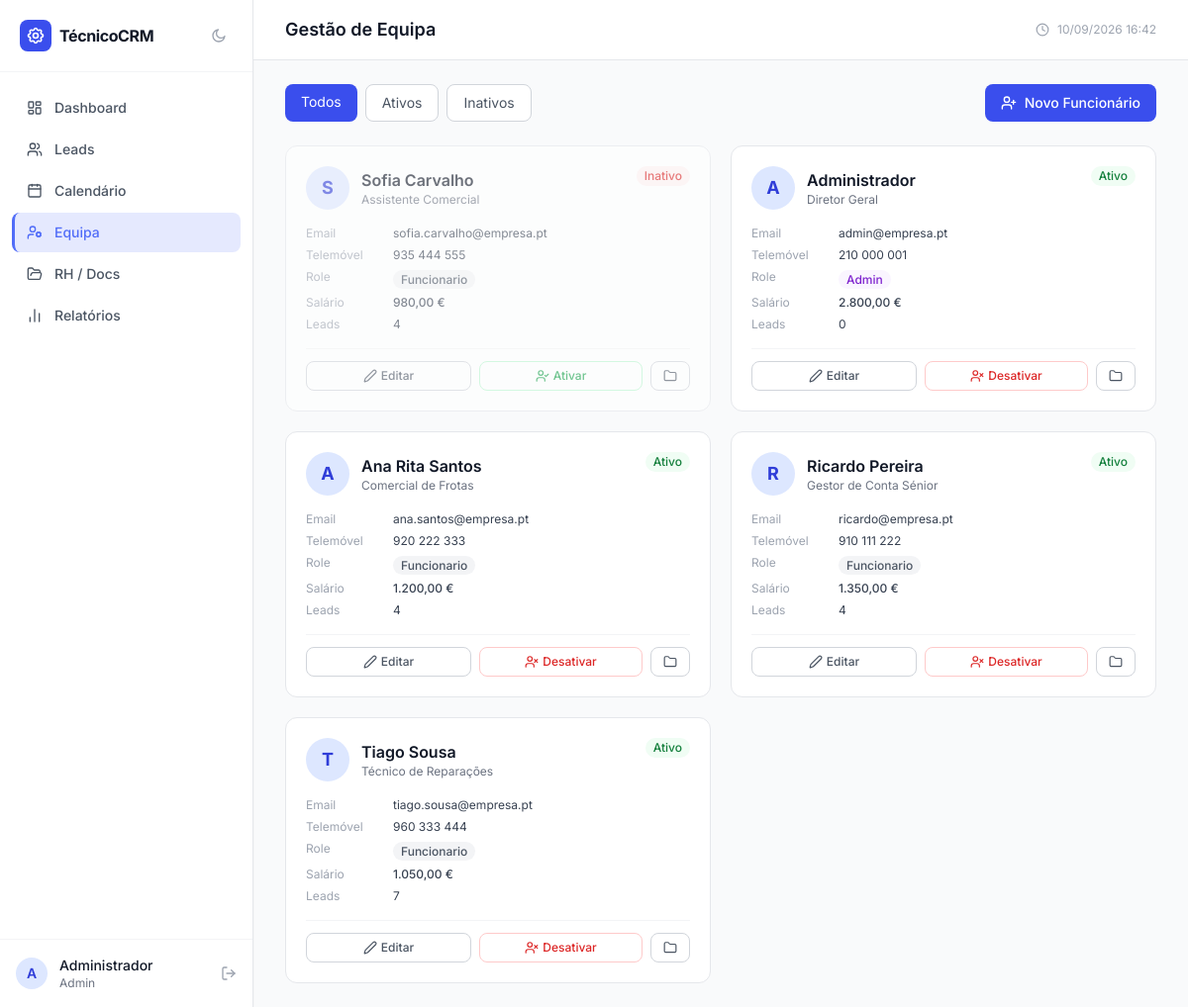
The page /funcionarios.php (signed in) on the database as committed earlier.
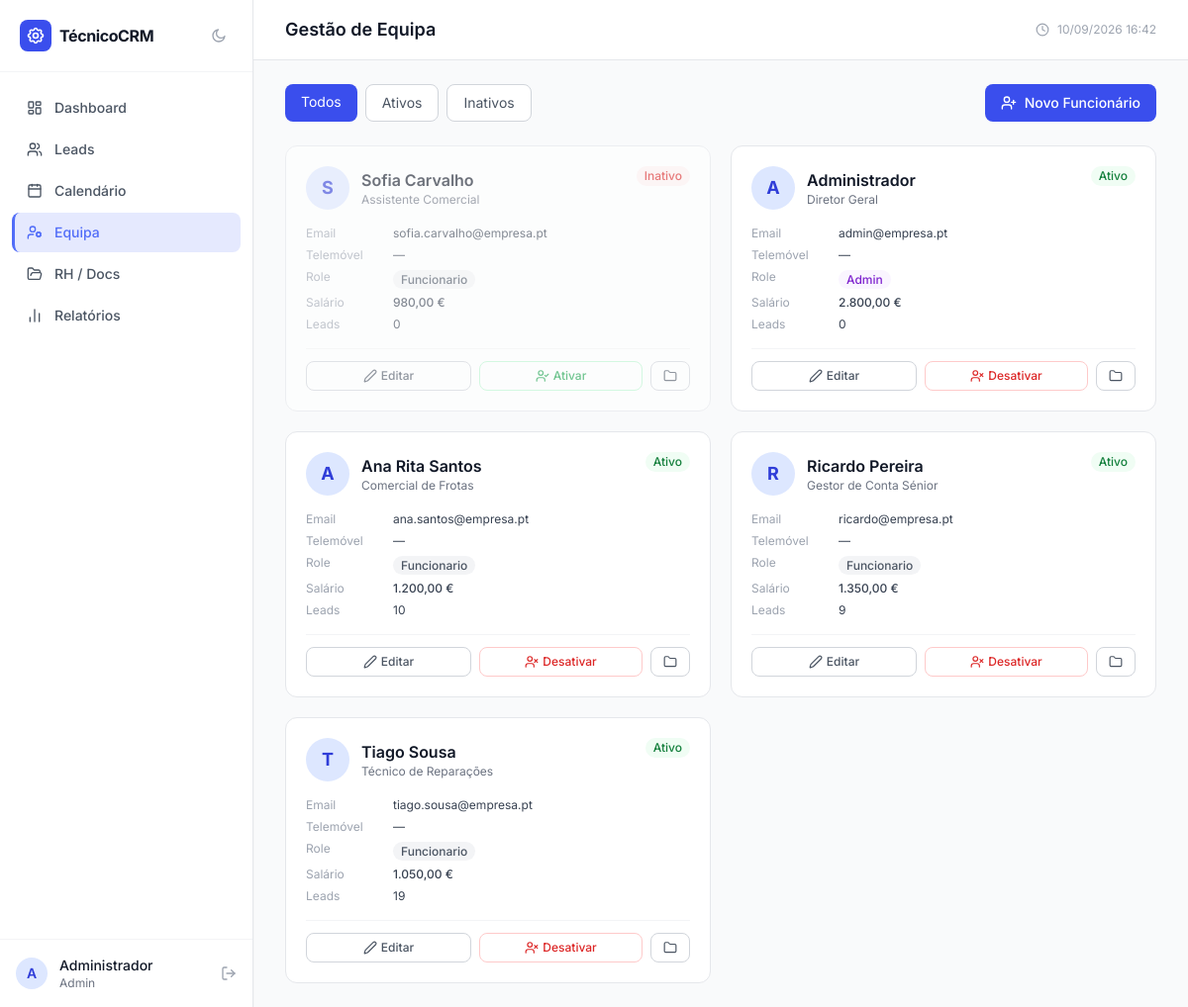
The same page on the database as committed later.
### tables this page shows
CREATE TABLE `utilizadores` (
  `id` int(10) UNSIGNED NOT NULL,
  `nome` varchar(150) NOT NULL,
  `email` varchar(150) NOT NULL,
  `password` varchar(255) NOT NULL,
  `telefone` varchar(20) DEFAULT NULL,
  `cc` varchar(20) DEFAULT NULL,
  `nif` varchar(20) DEFAULT NULL,
  `morada` text DEFAULT NULL,
  `cargo` varchar(100) DEFAULT NULL,
  `salario_base` decimal(10,2) DEFAULT 0.00,
  `estado` enum('ativo','inativo') NOT NULL DEFAULT 'ativo',
  `role` enum('admin','funcionario') NOT NULL DEFAULT 'funcionario',
  `created_at` datetime NOT NULL DEFAULT current_timestamp()
);

### config.php (called while the page is built, shortened)
<?php
function h(string $string): string
{
    return htmlspecialchars($string, ENT_QUOTES | ENT_HTML5, 'UTF-8');
}

### funcionarios.php (the view, shortened to what this page needs)
<?php
require_once __DIR__ . '/config.php';
$pdo       = getDB();
$pageTitle = 'Gestão de Equipa';
$filtroEstado = $_GET['estado'] ?? '';
$where  = $filtroEstado ? 'WHERE estado=:est' : '';
$params = $filtroEstado ? [':est'=>$filtroEstado] : [];
$stmt = $pdo->prepare(
    "SELECT u.*, (SELECT COUNT(*) FROM leads l WHERE l.criado_por=u.id) AS total_leads
       FROM utilizadores u {$where} ORDER BY u.estado DESC, u.nome ASC"
);
$stmt->execute($params);
$funcionarios = $stmt->fetchAll();
include __DIR__ . '/includes/header.php';
?>
<div class="flex flex-col sm:flex-row gap-4 mb-6">
    <div class="flex gap-2 flex-wrap">
        <?php foreach ([''=> 'Todos','ativo'=>'Ativos','inativo'=>'Inativos'] as $val=>$label): ?>
        <a href="funcionarios.php<?= $val ? '?estado='.$val : '' ?>"
           class="px-4 py-2 text-sm rounded-lg transition
                  <?= $filtroEstado===$val
                      ? 'bg-brand-600 text-white'
                      : 'bg-white dark:bg-gray-800 border border-gray-300 dark:border-gray-700 text-gray-600 dark:text-gray-300 hover:bg-gray-50 dark:hover:bg-gray-700' ?>">
            <?= $label ?>
        </a>
        <?php endforeach; ?>
    </div>
    <button onclick="abrirModalFunc()"
            class="ml-auto flex items-center gap-2 px-4 py-2
                   bg-brand-600 hover:bg-brand-700 text-white text-sm font-medium rounded-lg transition">
        <i data-lucide="user-plus" class="w-4 h-4"></i> Novo Funcionário
    </button>
</div>
<div class="grid grid-cols-1 md:grid-cols-2 xl:grid-cols-3 gap-5">
<?php foreach ($funcionarios as $func): ?>
<div class="bg-white dark:bg-gray-900
            rounded-xl border border-gray-200 dark:border-gray-800
            p-5 hover:shadow-sm transition
            <?= $func['estado']==='inativo' ? 'opacity-60' : '' ?>">
    <div class="flex items-start justify-between mb-4">
        <div class="flex items-center gap-3">
            <div class="w-11 h-11 rounded-full flex-shrink-0 flex items-center justify-center
                        bg-brand-100 dark:bg-brand-900
                        text-brand-700 dark:text-brand-300 font-bold text-lg">
                <?= strtoupper(substr($func['nome'],0,1)) ?>
            </div>
            <div>
                <p class="font-semibold text-gray-900 dark:text-white"><?= h($func['nome']) ?></p>
                <p class="text-xs text-gray-500 dark:text-gray-400"><?= h($func['cargo'] ?: 'Sem cargo') ?></p>
            </div>
        </div>
        <span class="text-xs font-medium px-2 py-0.5 rounded-full
                     <?= $func['estado']==='ativo'
                         ? 'bg-green-50 dark:bg-green-950 text-green-700 dark:text-green-300'
                         : 'bg-red-50 dark:bg-red-950 text-red-600 dark:text-red-400' ?>">
            <?= ucfirst($func['estado']) ?>
        </span>
    </div>
    <dl class="space-y-1.5 text-sm mb-4">
        <?php foreach(['Email'=>'email','Telemóvel'=>'telefone'] as $l=>$k): ?>
        <div class="flex gap-2">
            <dt class="text-gray-400 dark:text-gray-500 w-20 flex-shrink-0 text-xs"><?= $l ?></dt>
            <dd class="text-gray-700 dark:text-gray-200 truncate text-xs"><?= h($func[$k]?:'—') ?></dd>
        </div>
        <?php endforeach; ?>
        <div class="flex gap-2">
            <dt class="text-gray-400 dark:text-gray-500 w-20 flex-shrink-0 text-xs">Role</dt>
            <dd>
                <span class="text-xs font-medium px-2 py-0.5 rounded-full
                             <?= $func['role']==='admin'
                                 ? 'bg-purple-50 dark:bg-purple-950 text-purple-700 dark:text-purple-300'
                                 : 'bg-gray-100 dark:bg-gray-800 text-gray-600 dark:text-gray-300' ?>">
                    <?= ucfirst($func['role']) ?>
                </span>
            </dd>
        </div>
        <div class="flex gap-2">
            <dt class="text-gray-400 dark:text-gray-500 w-20 flex-shrink-0 text-xs">Salário</dt>
            <dd class="text-gray-700 dark:text-gray-200 font-medium text-xs">
                <?= number_format($func['salario_base'],2,',','.') ?> €
            </dd>
        </div>
        <div class="flex gap-2">
            <dt class="text-gray-400 dark:text-gray-500 w-20 flex-shrink-0 text-xs">Leads</dt>
            <dd class="text-gray-700 dark:text-gray-200 text-xs"><?= $func['total_leads'] ?></dd>
        </div>
    </dl>
    <div class="flex gap-2 pt-3 border-t border-gray-100 dark:border-gray-800">
        <button onclick="abrirModalFunc(<?= htmlspecialchars(json_encode($func),ENT_QUOTES) ?>)"
                class="flex-1 text-xs font-medium py-1.5 rounded-lg transition flex items-center justify-center gap-1
                       border border-gray-300 dark:border-gray-700
                       text-gray-600 dark:text-gray-300
                       hover:bg-gray-50 dark:hover:bg-gray-800">
            <i data-lucide="edit-2" class="w-3.5 h-3.5"></i> Editar
        </button>
        <form method="POST" action="funcionarios.php" class="flex-1"
              onsubmit="return confirm('Confirma alteração de estado?')">
            <button type="submit"
                    class="w-full text-xs font-medium py-1.5 rounded-lg transition flex items-center justify-center gap-1
                           <?= $func['estado']==='ativo'
                               ? 'border border-red-200 dark:border-red-800 text-red-600 dark:text-red-400 hover:bg-red-50 dark:hover:bg-red-950'
                               : 'border border-green-200 dark:border-green-800 text-green-600 dark:text-green-400 hover:bg-green-50 dark:hover:bg-green-950' ?>">
                <i data-lucide="<?= $func['estado']==='ativo' ? 'user-x' : 'user-check' ?>" class="w-3.5 h-3.5"></i>
                <?= $func['estado']==='ativo' ? 'Desativar' : 'Ativar' ?>
            </button>
        </form>
        <a href="rh.php?func_id=<?= $func['id'] ?>"
           class="px-3 py-1.5 text-xs font-medium rounded-lg transition flex items-center
                  border border-gray-300 dark:border-gray-700
                  text-gray-600 dark:text-gray-300
                  hover:bg-gray-50 dark:hover:bg-gray-800">
            <i data-lucide="folder" class="w-3.5 h-3.5"></i>
        </a>
    </div>
</div>
<?php endforeach; ?>
</div>
<?php include __DIR__ . '/includes/footer.php'; ?>

### header.php (shortened to what this page needs)
<?php
$pageTitle = $pageTitle ?? APP_NAME;
?>
<!DOCTYPE html>
<html lang="pt" class="h-full">
<head>
    <script src="https://cdn.tailwindcss.com"></script>
</head>
<body class="h-full bg-gray-50 dark:bg-gray-950 text-gray-800 dark:text-gray-100">
<div class="flex h-screen overflow-hidden">
    <aside class="w-64 bg-white dark:bg-gray-900 border-r border-gray-200 dark:border-gray-800 flex flex-col shadow-sm flex-shrink-0">
        <div class="flex items-center gap-2 px-5 py-5 border-b border-gray-100 dark:border-gray-800">
            <div class="w-8 h-8 rounded-lg bg-brand-600 flex items-center justify-center flex-shrink-0">
            </div>
            <span class="font-bold text-gray-900 dark:text-white text-base tracking-tight flex-1 truncate"><?= APP_NAME ?></span>
            <button id="btn-tema"
                    onclick="alternarTema()"
                    title="Alternar tema claro/escuro"
                    class="p-1.5 rounded-lg text-gray-400 hover:text-gray-700 dark:text-gray-500 dark:hover:text-gray-200 hover:bg-gray-100 dark:hover:bg-gray-800 transition flex-shrink-0">
                <svg id="icon-lua" class="w-4 h-4" fill="none" viewBox="0 0 24 24" stroke="currentColor" stroke-width="2">
                    <path stroke-linecap="round" stroke-linejoin="round"
                          d="M21 12.79A9 9 0 1111.21 3a7 7 0 109.79 9.79z"/>
                </svg>
            </button>
        </div>
        <nav class="flex-1 px-3 py-4 space-y-0.5 overflow-y-auto">
            <?php
            $currentPage = basename($_SERVER['PHP_SELF']);
            $menuItems = [
                ['href' => 'dashboard.php',  'label' => 'Dashboard',   'icon' => 'layout-dashboard', 'pages' => ['dashboard.php']],
                ['href' => 'leads.php',      'label' => 'Leads',       'icon' => 'users',             'pages' => ['leads.php']],
                ['href' => 'calendario.php', 'label' => 'Calendário',  'icon' => 'calendar',          'pages' => ['calendario.php']],
            ];
            if (hasRole('admin')) {
                $menuItems[] = ['href' => 'funcionarios.php', 'label' => 'Equipa',     'icon' => 'user-cog',    'pages' => ['funcionarios.php']];
                $menuItems[] = ['href' => 'rh.php',           'label' => 'RH / Docs',  'icon' => 'folder-open', 'pages' => ['rh.php']];
                $menuItems[] = ['href' => 'relatorios.php',   'label' => 'Relatórios', 'icon' => 'bar-chart-2', 'pages' => ['relatorios.php']];
            }
            foreach ($menuItems as $item):
                $active = in_array($currentPage, $item['pages']) ? 'active' : '';
            ?>
            <a href="<?= APP_URL ?>/<?= $item['href'] ?>"
               class="sidebar-link flex items-center gap-3 px-3 py-2.5 rounded-lg text-sm font-medium
                      text-gray-600 dark:text-gray-400
                      hover:bg-gray-50 dark:hover:bg-gray-800
                      hover:text-gray-900 dark:hover:text-white
                      transition-colors <?= $active ?>">
                <i data-lucide="<?= $item['icon'] ?>" class="w-4 h-4 flex-shrink-0"></i>
                <?= $item['label'] ?>
            </a>
            <?php endforeach; ?>
        </nav>
        <div class="px-4 py-4 border-t border-gray-100 dark:border-gray-800">
            <div class="flex items-center gap-3">
                <div class="w-8 h-8 rounded-full bg-brand-100 dark:bg-brand-900 flex items-center justify-center text-brand-700 dark:text-brand-300 font-semibold text-sm flex-shrink-0">
                    <?= strtoupper(substr($_SESSION['nome'] ?? 'U', 0, 1)) ?>
                </div>
                <div class="flex-1 min-w-0">
                    <p class="text-sm font-medium text-gray-900 dark:text-white truncate"><?= h($_SESSION['nome'] ?? '') ?></p>
                    <p class="text-xs text-gray-500 dark:text-gray-400 capitalize"><?= h($_SESSION['role'] ?? '') ?></p>
                </div>
                <a href="<?= APP_URL ?>/logout.php" title="Terminar sessão"
                   class="text-gray-400 hover:text-red-500 transition-colors">
                    <i data-lucide="log-out" class="w-4 h-4"></i>
                </a>
            </div>
        </div>
    </aside>
    <main class="flex-1 overflow-y-auto">
        <header class="bg-white dark:bg-gray-900 border-b border-gray-200 dark:border-gray-800 px-8 py-4 flex items-center justify-between sticky top-0 z-10">
            <h1 class="text-lg font-semibold text-gray-900 dark:text-white"><?= h($pageTitle) ?></h1>
            <div class="flex items-center gap-2 text-xs text-gray-400 dark:text-gray-500">
                <i data-lucide="clock" class="w-3.5 h-3.5"></i>
                <?= date('d/m/Y H:i') ?>
            </div>
        </header>
        <div class="px-8 py-6">

### footer.php (shortened to what this page needs)
        </div>
    </main>
</div>
</body>
</html>

### header.php (style rules this page uses)
body { font-family: 'Inter', sans-serif; }
.sidebar-link { border-left: 3px solid transparent; }
.sidebar-link.active { background-color: rgba(81,109,248,0.15); color: #516df8; border-left: 3px solid #516df8; }
*, *::before, *::after { transition: background-color 0.2s ease, border-color 0.2s ease, color 0.15s ease; }

Rows that differ between the two databases and show on the page:
changed utilizadores "Sofia Carvalho": total_leads "4" → "0"
changed utilizadores "Ana Rita Santos": total_leads "4" → "10"
changed utilizadores "Ricardo Pereira": total_leads "4" → "9"
changed utilizadores "Tiago Sousa": total_leads "7" → "19"
Other text that changed with them:
new list line: "Telemóvel —"
list line gone: "Telemóvel 935 444 555"
list line gone: "Telemóvel 210 000 001"
list line gone: "Telemóvel 920 222 333"
list line gone: "Telemóvel 910 111 222"
list line gone: "Telemóvel 960 333 444"
